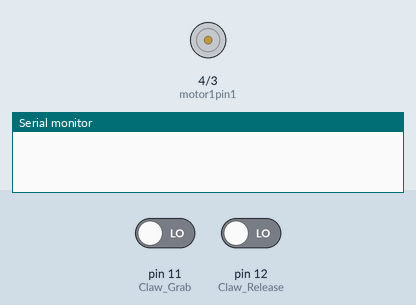
The sketch below on a simulated Arduino Nano, built with avr-gcc and run on an emulated ATmega328P. Shown: motor-driver pin pairs drawn as motors (green arrow = first pin HIGH = forward, orange = second pin HIGH = backward, longer = more drive), the last lines printed to the serial monitor. The test bench sets the inputs (shaded band); at power-on: pin 11 (Claw_Grab) LOW, pin 12 (Claw_Release) LOW.

Above: at 2.8 s.
2.9 s: pin 11 (Claw_Grab) driven HIGH
At 3.4 s:
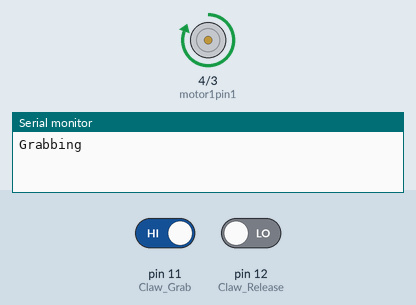
7.0 s: pin 12 (Claw_Release) driven HIGH
At 10.7 s:
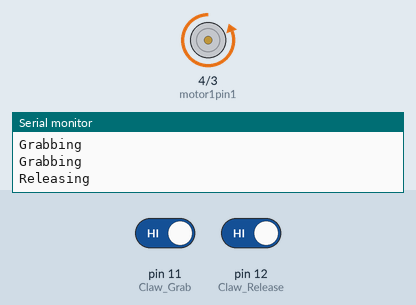
11.0 s: pin 12 (Claw_Release) driven LOW
15.1 s: pin 11 (Claw_Grab) driven LOW
At 16.9 s:
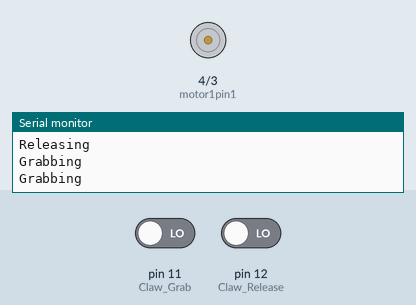
Timing chart, 0 to 18.4 s (numbered marks = the images above; inputs shaded):
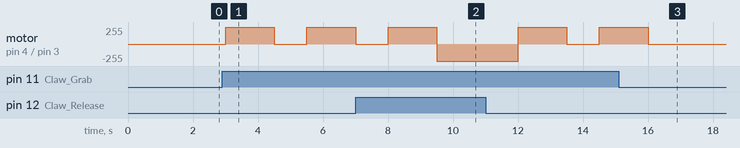

The sketch:

nano-claw.ino
```cpp
// define output pins for motors
int motor1pin1 = 4;
int motor1pin2 = 3;

// defin input control pins
int Claw_Grab = 11;
int Claw_Release = 12;

void setup()
{

    Serial.begin(9600);

    // Set output pins
    pinMode(motor1pin1, OUTPUT);
    pinMode(motor1pin2, OUTPUT);

    pinMode(Claw_Grab, INPUT);
    pinMode(Claw_Release, INPUT);

    digitalWrite(Claw_Grab, LOW);
    digitalWrite(Claw_Release, LOW);
}

void Grab()
{
    Serial.println("Grabbing");
    digitalWrite(motor1pin1, HIGH);
    digitalWrite(motor1pin2, LOW);
    delay(1500);
}

void Release()
{
    Serial.println("Releasing");
    digitalWrite(motor1pin1, LOW);
    digitalWrite(motor1pin2, HIGH);
    delay(1500);
}

void Stop()
{
    digitalWrite(motor1pin1, LOW);
    digitalWrite(motor1pin2, LOW);
}

void loop()
{
    bool grab = digitalRead(Claw_Grab);
    bool _release = digitalRead(Claw_Release);

    if (grab == HIGH)
    {
        Grab();
    }

    if (_release == HIGH)
    {
        Release();
    }

    if (grab == LOW || _release == LOW)
    {
        Stop();
    }

    delay(1000);
}
```

Measured:
- after the input at 2.9 s, motor on pin 4 (motor1pin1) / pin 3 (motor1pin2): stopped → forward 255/255 after 0.10 s, → stopped 1.5 s later, → forward 255/255 1.0 s later
- after the input at 15.1 s, motor on pin 4 (motor1pin1) / pin 3 (motor1pin2): goes on until 16.0 s, then stays stopped
